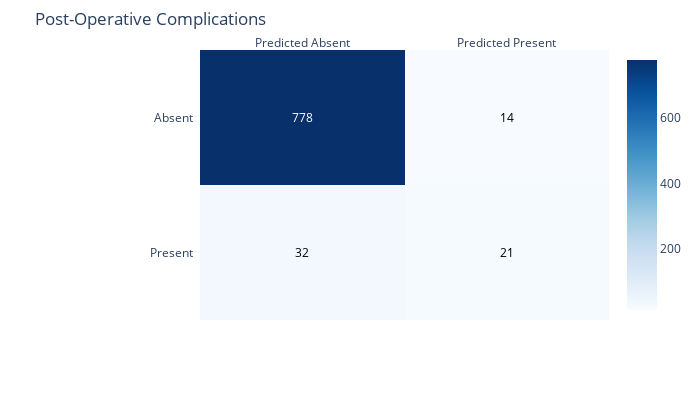

Notebook code for this chart:
### Code cell
model_func.c_matrix('trained_xgbm.sav','Post-Operative Complications',y_test,X_test)

### Figure 1 — Plotly figure (JSON) as saved in the notebook; plotly's stock layout.template omitted (floating-point values rounded to 4 significant figures)
{"data": [{"colorscale": [[0, "rgb(247,251,255)"], [0.125, "rgb(222,235,247)"], [0.25, "rgb(198,219,239)"], [0.375, "rgb(158,202,225)"], [0.5, "rgb(107,174,214)"], [0.625, "rgb(66,146,198)"], [0.75, "rgb(33,113,181)"], [0.875, "rgb(8,81,156)"], [1, "rgb(8,48,107)"]], "reversescale": false, "showscale": true, "type": "heatmap", "x": ["Predicted Absent", "Predicted Present"], "y": ["Present", "Absent"], "z": [[32, 21], [778, 14]]}], "layout": {"annotations": [{"font": {"color": "#000000"}, "showarrow": false, "text": "32", "x": "Predicted Absent", "xref": "x", "y": "Present", "yref": "y"}, {"font": {"color": "#000000"}, "showarrow": false, "text": "21", "x": "Predicted Present", "xref": "x", "y": "Present", "yref": "y"}, {"font": {"color": "#FFFFFF"}, "showarrow": false, "text": "778", "x": "Predicted Absent", "xref": "x", "y": "Absent", "yref": "y"}, {"font": {"color": "#000000"}, "showarrow": false, "text": "14", "x": "Predicted Present", "xref": "x", "y": "Absent", "yref": "y"}], "height": 400, "margin": {"l": 200, "t": 50}, "title": {"text": "Post-Operative Complications"}, "width": 700, "xaxis": {"dtick": 1, "gridcolor": "rgb(0, 0, 0)", "side": "top", "ticks": ""}, "yaxis": {"dtick": 1, "ticks": "", "ticksuffix": "  "}}}
